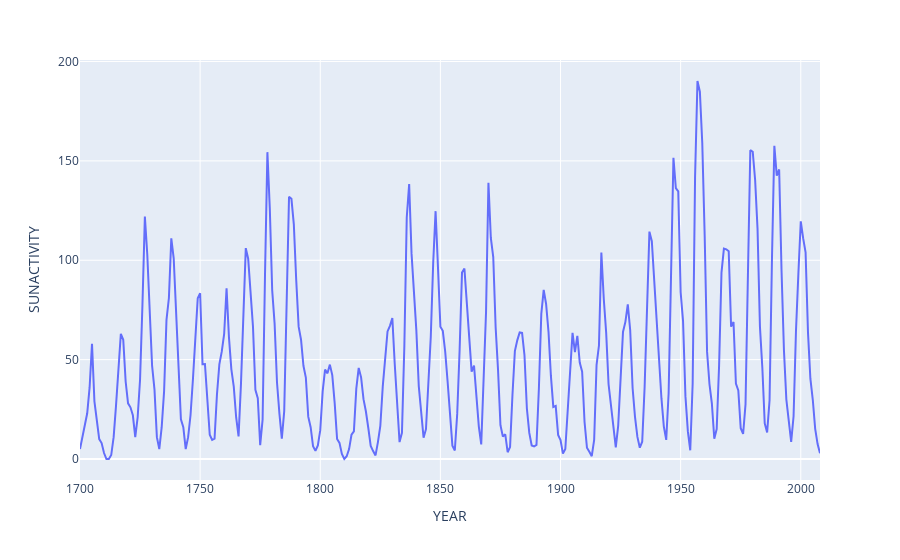

The notebook cell saved with this chart:
### Code cell
import plotly.express as px
fig = px.line(df, y="SUNACTIVITY")
fig.show()

### Figure 1 — Plotly figure (JSON) as saved in the notebook; plotly's stock layout.template omitted (floating-point values rounded to 4 significant figures; data arrays with more than 128 entries replaced by an {"elided": "..."} marker saying what was removed)
{"data": [{"hovertemplate": "YEAR=%{x}<br>SUNACTIVITY=%{y}<extra></extra>", "legendgroup": "", "line": {"color": "#636efa", "dash": "solid"}, "marker": {"symbol": "circle"}, "mode": "lines", "name": "", "orientation": "v", "showlegend": false, "type": "scatter", "x": {"elided": "309 int values"}, "xaxis": "x", "y": {"elided": "309 float values"}, "yaxis": "y"}], "layout": {"legend": {"tracegroupgap": 0}, "margin": {"t": 60}, "xaxis": {"anchor": "y", "domain": [0, 1], "title": {"text": "YEAR"}}, "yaxis": {"anchor": "x", "domain": [0, 1], "title": {"text": "SUNACTIVITY"}}}}
